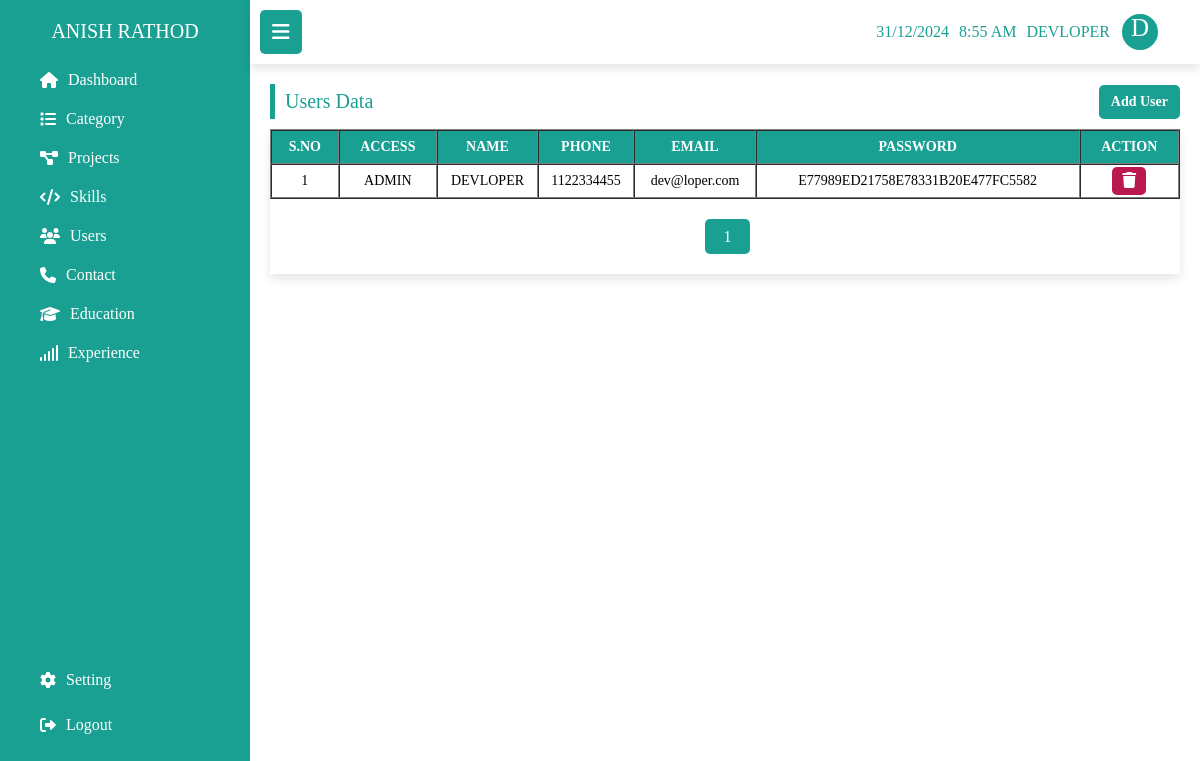
Page /admin/users.php (signed in) on the committed database.
### tables this page shows
CREATE TABLE `users` (
  `user_id` int(11) NOT NULL,
  `name` varchar(255) NOT NULL,
  `phone` varchar(15) NOT NULL,
  `email` varchar(255) NOT NULL,
  `password` varchar(100) NOT NULL,
  `role` varchar(5) NOT NULL
);

### admin/users.php (the view, shortened to what this page needs)
<?php
include './header.php';
include './sidebar.php';
include './conn.php';
?>
<div class="data">
    <div class="flex">
        <h2 class="tableTitle">users data</h2>
        <a href="add_users.php" class="add_btn">add user</a>
    </div>
    <div class="table">
        <table class="tableData" border="1" cellspacing="0">
            <thead>
                <tr>
                    <th>S.no</th>
                    <th>access</th>
                    <th>name</th>
                    <th>phone</th>
                    <th>email</th>
                    <th>password</th>
                    <th>action</th>
                </tr>
            </thead>
            <tbody>
                <?php
                $limit = 5;
                if (isset($_GET['page'])) {
                    $page = $_GET['page'];
                } else {
                    $page = 1;
                }
                $offset = ($page - 1) * $limit;
                $select_user = "SELECT * FROM `users`  ORDER BY user_id DESC  LIMIT {$offset},{$limit} ";
                $select_user_run = mysqli_query($conn, $select_user);
                if (mysqli_num_rows($select_user_run) > 0) {
                    $sno = $offset + 1;
                    while ($data = mysqli_fetch_assoc($select_user_run)) {
                ?>
                        <tr>
                            <td><?php echo $sno ?></td>
                            <td><?php if ($data['role'] == 1) {
                                    echo "Admin";
                                } else {
                                    echo "User";
                                } ?></td>
                            <td><?php echo $data['name']; ?></td>
                            <td><?php echo $data['phone']; ?></td>
                            <td class="email"><?php echo $data['email']; ?></td>
                            <td><?php echo $data['password']; ?></td>
                            <td>
                                <div class="btns">
                                    <a href="delete.php?userId=<?php echo $data['user_id']; ?>" class="delete">
                                        <i class="fas fa-trash"></i>
                                    </a>
                                </div>
                            </td>
                        </tr>
                <?php
                        $sno++;
                    }
                }
                ?>
            </tbody>
        </table>
        <?php
        $select = "SELECT * FROM `users`";
        $select_run = mysqli_query($conn, $select);
        $total_records = mysqli_num_rows($select_run);
        $total_num =   ceil($total_records / $limit);
        echo '<ul class="pagination">';
        for ($i = 1; $i <= $total_num; $i++) {
            if ($i == $page) {
                $active = "active";
            } else {
                $active = "";
            }
            echo "<li>
                    <a href='users.php?page=$i' class=$active >$i</a>
                </li>";
        }
        echo '</ul>';
        ?>
    </div>
</div>

### admin/css/admin.css (style rules this page uses)
* { margin: 0; padding: 0; box-sizing: border-box; outline: none; text-decoration: none; text-transform: capitalize; transition: all 0.2s linear; font-family: "Poppins"; }
html { font-size: 62.5%; }
:root { --white: #fff; --black: #000; --main: #19a093; --shadow: 0 0.5rem 1rem rgba(0, 0, 0, 0.1); }
body { margin-left: 25rem; }
.data { padding: 1rem 2rem; position: relative; }
.data .flex { padding: 1rem 0; display: flex; justify-content: space-between; align-items: center; }
.tableTitle { font-size: 2rem; color: var(--main); font-weight: 500; padding: 0.6rem 1rem; border-left: 0.5rem solid var(--main); }
.add_btn { display: inline-block; font-size: 1.4rem; color: #fff; background-color: var(--main); padding: 0.7rem 1rem; border-radius: 0.5rem; font-weight: 600; border: 0.2rem solid var(--main); }
.table { width: 100%; padding: 0 0 2rem 0; box-shadow: var(--shadow); overflow: auto; }
.tableData { width: 100%; overflow: auto; }
.tableData thead th { background-color: var(--main); padding: 0.8rem; color: var(--white); font-size: 1.4rem; text-transform: uppercase; }
.tableData tbody td { color: var(--black); font-size: 1.4rem; text-align: center; padding: 0.2rem 0; text-transform: uppercase; }
.tableData tbody .email { text-transform: lowercase; }
.tableData tbody td .btns { display: flex; align-items: center; justify-content: center; gap: 1rem; }
.tableData tbody td a { padding: 0.5rem 1rem; border-radius: 0.5rem; color: #fff; font-size: 1.6rem; }
.tableData tbody td .delete { background-color: #ba184f; }
.pagination { width: 100%; margin-top: 2rem; text-align: center; display: flex; align-items: center; justify-content: center; list-style: none; }
.pagination li a { display: inline-block; width: 4.5rem; height: 3.5rem; line-height: 3.5rem; border-radius: 0.5rem; text-align: center; font-size: 1.6rem; font-weight: 500; margin-left: 0.5rem; background-color: #84ccc5; cursor: pointer; }
.pagination li a.active, .pagination li a:hover { background: var(--main); }
.pagination li a { color: #fff; }

### rows in the picture
users: role "ADMIN", name "DEVLOPER", phone "1122334455", email "dev@loper.com", password "E77989ED21758E78331B20E477FC5582"

### other values in the picture
$_SESSION['username'] "DEVLOPER"
$_SESSION['username'][0] "D"
